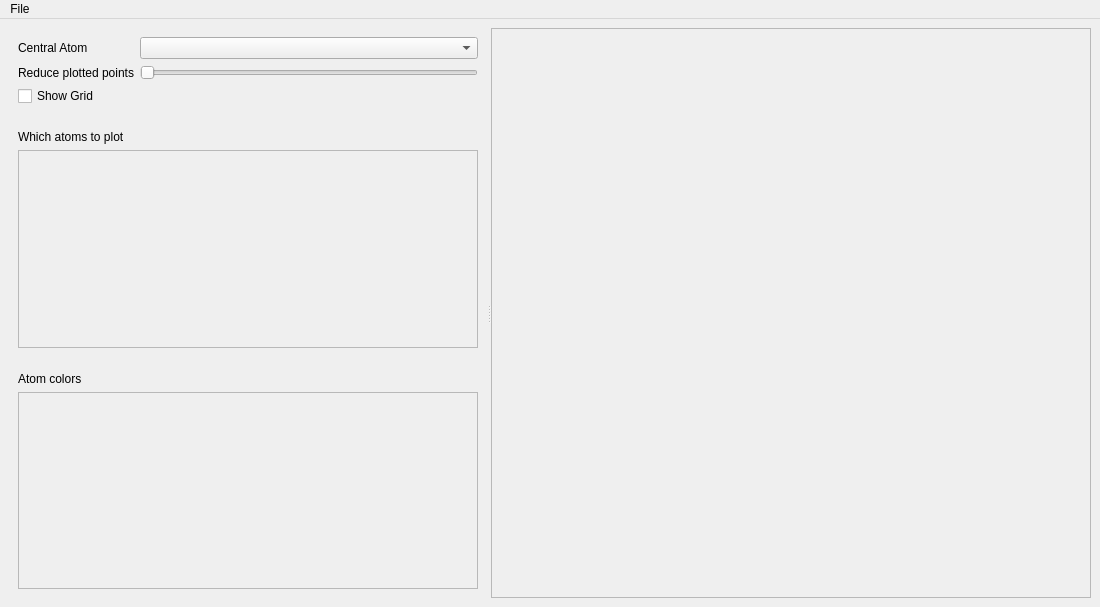
<?xml version="1.0" encoding="UTF-8"?>
<ui version="4.0">
 <class>MainWindow</class>
 <widget class="QMainWindow" name="MainWindow">
  <property name="geometry">
   <rect>
    <x>0</x>
    <y>0</y>
    <width>1100</width>
    <height>607</height>
   </rect>
  </property>
  <property name="windowTitle">
   <string>ALF Visualizer</string>
  </property>
  <property name="autoFillBackground">
   <bool>false</bool>
  </property>
  <widget class="QWidget" name="centralwidget">
   <layout class="QHBoxLayout" name="horizontalLayout">
    <item>
     <widget class="QSplitter" name="splitter">
      <property name="sizePolicy">
       <sizepolicy hsizetype="Preferred" vsizetype="Preferred">
        <horstretch>0</horstretch>
        <verstretch>0</verstretch>
       </sizepolicy>
      </property>
      <property name="orientation">
       <enum>Qt::Horizontal</enum>
      </property>
      <widget class="QWidget" name="user_interaction_part" native="true">
       <layout class="QVBoxLayout" name="verticalLayout">
        <item>
         <widget class="QWidget" name="central_alf_atom_widget" native="true">
          <property name="sizePolicy">
           <sizepolicy hsizetype="Preferred" vsizetype="Fixed">
            <horstretch>0</horstretch>
            <verstretch>0</verstretch>
           </sizepolicy>
          </property>
          <layout class="QGridLayout" name="gridLayout_3">
           <item row="1" column="1">
            <widget class="QSlider" name="points_slider">
             <property name="orientation">
              <enum>Qt::Horizontal</enum>
             </property>
            </widget>
           </item>
           <item row="0" column="0">
            <widget class="QLabel" name="central_alf_atom_label">
             <property name="text">
              <string>Central Atom</string>
             </property>
            </widget>
           </item>
           <item row="0" column="1">
            <widget class="QComboBox" name="atom_names_combo"/>
           </item>
           <item row="1" column="0">
            <widget class="QLabel" name="reduce_plotted_points_label">
             <property name="text">
              <string>Reduce plotted points</string>
             </property>
            </widget>
           </item>
           <item row="2" column="0">
            <widget class="QCheckBox" name="show_grid_checkbox">
             <property name="text">
              <string>Show Grid</string>
             </property>
            </widget>
           </item>
          </layout>
         </widget>
        </item>
        <item>
         <widget class="QWidget" name="atoms_to_plot_widget" native="true">
          <property name="sizePolicy">
           <sizepolicy hsizetype="Preferred" vsizetype="Preferred">
            <horstretch>0</horstretch>
            <verstretch>0</verstretch>
           </sizepolicy>
          </property>
          <layout class="QVBoxLayout" name="verticalLayout_3">
           <item>
            <widget class="QLabel" name="atoms_to_plot_label">
             <property name="sizePolicy">
              <sizepolicy hsizetype="Preferred" vsizetype="Fixed">
               <horstretch>0</horstretch>
               <verstretch>0</verstretch>
              </sizepolicy>
             </property>
             <property name="text">
              <string>Which atoms to plot</string>
             </property>
            </widget>
           </item>
           <item>
            <widget class="QScrollArea" name="atoms_to_plot_scroll_area">
             <property name="sizePolicy">
              <sizepolicy hsizetype="Expanding" vsizetype="Minimum">
               <horstretch>0</horstretch>
               <verstretch>0</verstretch>
              </sizepolicy>
             </property>
             <property name="widgetResizable">
              <bool>true</bool>
             </property>
             <widget class="QWidget" name="atoms_to_plot_grid">
              <property name="geometry">
               <rect>
                <x>0</x>
                <y>0</y>
                <width>438</width>
                <height>181</height>
               </rect>
              </property>
              <layout class="QGridLayout" name="gridLayout"/>
             </widget>
            </widget>
           </item>
          </layout>
         </widget>
        </item>
        <item>
         <widget class="QWidget" name="atom_colors_widget" native="true">
          <layout class="QVBoxLayout" name="verticalLayout_2">
           <item>
            <widget class="QLabel" name="atom_colors_label">
             <property name="sizePolicy">
              <sizepolicy hsizetype="Preferred" vsizetype="Fixed">
               <horstretch>0</horstretch>
               <verstretch>0</verstretch>
              </sizepolicy>
             </property>
             <property name="text">
              <string>Atom colors</string>
             </property>
            </widget>
           </item>
           <item>
            <widget class="QScrollArea" name="atom_color_scroll_area">
             <property name="sizePolicy">
              <sizepolicy hsizetype="Expanding" vsizetype="Minimum">
               <horstretch>0</horstretch>
               <verstretch>0</verstretch>
              </sizepolicy>
             </property>
             <property name="widgetResizable">
              <bool>true</bool>
             </property>
             <widget class="QWidget" name="atom_color_scroll_area_grid">
              <property name="geometry">
               <rect>
                <x>0</x>
                <y>0</y>
                <width>438</width>
                <height>180</height>
               </rect>
              </property>
              <layout class="QGridLayout" name="gridLayout_2"/>
             </widget>
            </widget>
           </item>
          </layout>
         </widget>
        </item>
       </layout>
      </widget>
      <widget class="QWidget" name="pyvista_part" native="true">
       <property name="minimumSize">
        <size>
         <width>600</width>
         <height>0</height>
        </size>
       </property>
       <layout class="QHBoxLayout" name="horizontalLayout_2">
        <item>
         <widget class="QFrame" name="pyvista_frame">
          <property name="frameShape">
           <enum>QFrame::StyledPanel</enum>
          </property>
          <property name="frameShadow">
           <enum>QFrame::Raised</enum>
          </property>
          <layout class="QHBoxLayout" name="horizontalLayout_3"/>
         </widget>
        </item>
       </layout>
      </widget>
     </widget>
    </item>
   </layout>
  </widget>
  <widget class="QMenuBar" name="menuBar">
   <property name="geometry">
    <rect>
     <x>0</x>
     <y>0</y>
     <width>1100</width>
     <height>22</height>
    </rect>
   </property>
   <widget class="QMenu" name="menuOpen">
    <property name="title">
     <string>File</string>
    </property>
    <addaction name="actionOpen"/>
   </widget>
   <addaction name="menuOpen"/>
  </widget>
  <action name="actionOpen">
   <property name="text">
    <string>Open</string>
   </property>
  </action>
 </widget>
 <resources/>
 <connections/>
</ui>
